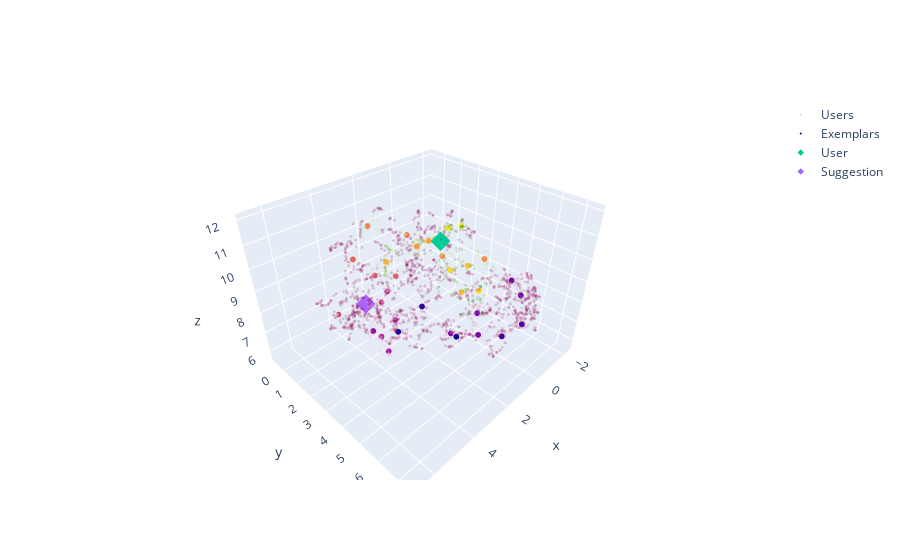

The notebook cell saved with this chart:
### Markdown cell above
## 3. OPTICS

### Code cell
optics = OpticsWrapper()
optics.train(user_reduced)

optics.extract_representations(user_reduced)  # return tuple (clusterid, location)
prediction = optics.predict(test_reduced[0])
print(f"You are labeled as cluster {prediction}")

cluster_representant = optics.interpret(prediction)
print(f"Your representant lies at {cluster_representant}")
user_suggestion = optics.suggest(cluster_representant)
print(f"Would you like to see a user from {user_suggestion[0]}")
optics.visualize(user_reduced, test_reduced[0], user_suggestion[1])
optics.figure.show()

### Figure 1 — Plotly figure (JSON) as saved in the notebook; plotly's stock layout.template omitted (floating-point values rounded to 4 significant figures; data arrays with more than 128 entries replaced by an {"elided": "..."} marker saying what was removed)
{"data": [{"marker": {"color": {"elided": "2000 int values"}, "size": 1}, "mode": "markers", "name": "Users", "opacity": 0.2, "x": {"elided": "2000 float values"}, "y": {"elided": "2000 float values"}, "z": {"elided": "2000 float values"}, "type": "scatter3d"}, {"marker": {"color": [0, 1, 2, 3, 4, 5, 6, 7, 8, 9, 10, 11, 12, 13, 14, 15, 16, 17, 18, 19, 20, 21, 22, 23, 24, 25, 26, 27, 28, 29, 30, 31, 32, 33], "size": 2}, "mode": "markers", "name": "Exemplars", "x": [2.694, 3.969, 2.694, 0.9826, 0.3279, 0.3986, -1.848, -0.2969, 0.7633, 0.8372, 3.566, 3.592, 3.035, 2.337, 2.847, 2.63, 1.954, 6.028, 4.123, 3.847, 4.273, 2.71, 3.381, 2.392, -0.6947, -0.118, 0.03234, 1.507, -0.2779, -0.6829, 0.7608, 1.549, 0.5676, 0.7718], "y": [5.543, 3.811, 3.776, 6.359, 6.753, 6.559, 4.69, 4.16, 5.092, 3.687, 1.754, 2.726, 1.603, 1.762, 1.944, 0.1216, 0.4029, 3.22, 2.865, 3.659, 1.84, 3.034, 1.689, 4.469, 3.998, 0.6154, 1.507, 0.3478, 3.234, 3.153, 4.942, 4.099, 3.101, 3.901], "z": [8.075, 8.035, 8.502, 7.543, 7.984, 9.276, 7.963, 6.737, 6.71, 5.98, 6.596, 6.108, 5.867, 6.493, 8.37, 6.645, 6.535, 9.667, 10.16, 10.37, 10.44, 11.29, 11.4, 10.9, 9.241, 8.701, 9.393, 8.47, 7.397, 8.549, 8.853, 9.779, 10.8, 11.26], "type": "scatter3d"}, {"marker": {"size": 5, "symbol": ["diamond"]}, "mode": "markers", "name": "User", "x": [2.222], "y": [4.211], "z": [11.31], "type": "scatter3d"}, {"marker": {"size": 5, "symbol": ["diamond"]}, "mode": "markers", "name": "Suggestion", "x": [2.63], "y": [0.1216], "z": [6.645], "type": "scatter3d"}], "layout": {}}
